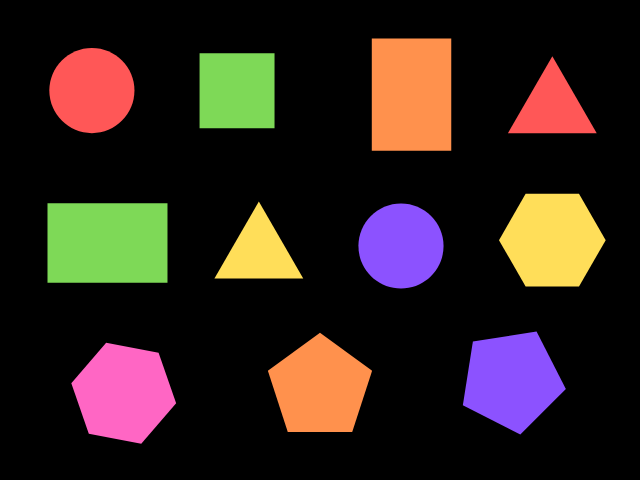
#> input picture Lab/fotos/figurasColores2.png, 640 x 480 px, found by its file name
$ python practica_4.py
#> lines starting #> are read from the running program, lines starting #| are printed output that depends on the picture; after the words box and inside, x2 and y2 are one past the last pixel; in counts of white or black regions, pixels touching at a corner belong together
import cv2

image = cv2.imread(r'fotos\figurasColores2.png')
#> image is the input picture: shape (480, 640, 3); mean B, G, R 29.4, 34.6, 48.1
gray_image = cv2.cvtColor(image, cv2.COLOR_BGRA2GRAY)
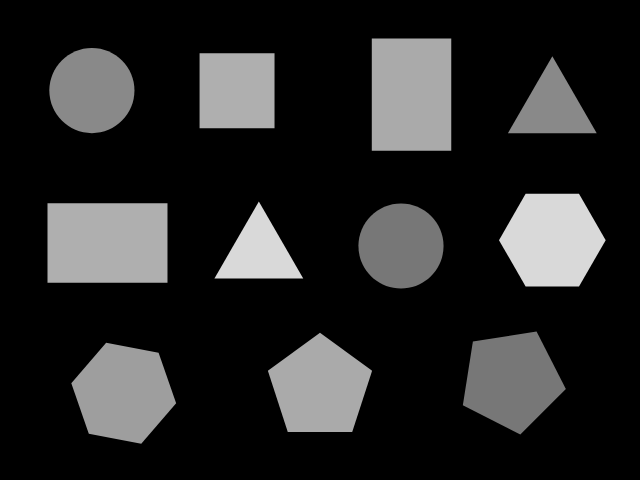
#> gray_image: shape (480, 640); min 0, max 217, mean 38
edges = cv2.Canny(gray_image, 10, 150)
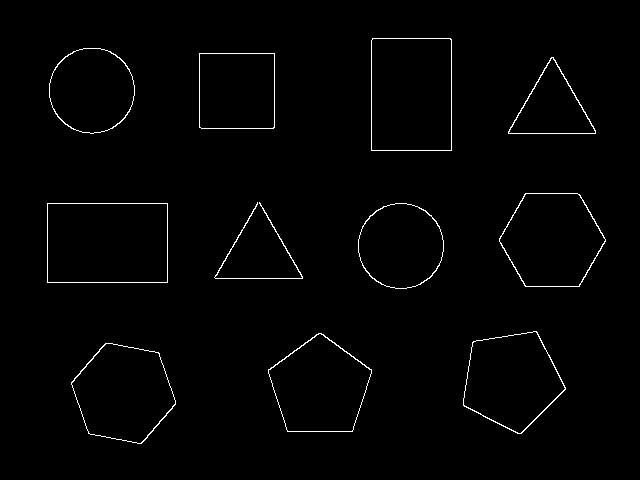
#> edges: shape (480, 640); 1.2% white in thin lines or dots, all inside (x1, y1, x2, y2) = (47, 38, 606, 444)
dilatate = cv2.dilate(edges, None, iterations=1)
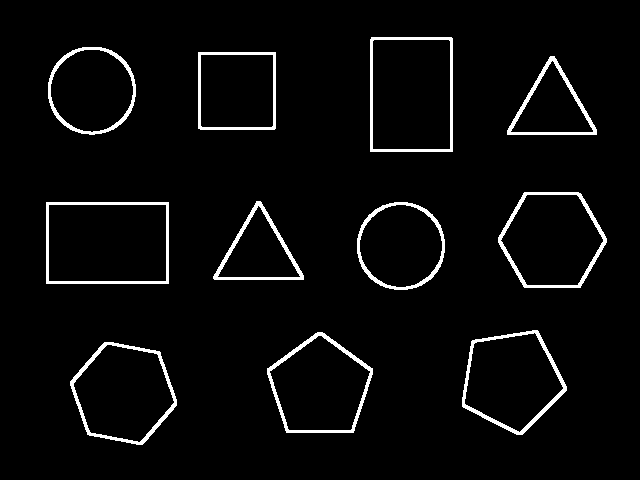
#> dilatate: shape (480, 640); 3.9% white; 11 white regions, largest, box (x1, y1, x2, y2) and area: (462, 330, 567, 435) 1200, (46, 202, 169, 284) 1194, (498, 192, 607, 288) 1183
erode = cv2.erode(dilatate, None, iterations=1)
contourns , _ = cv2.findContours(erode, cv2.RETR_EXTERNAL, cv2.CHAIN_APPROX_SIMPLE)
#> contourns = 11 contours; largest, box (x1, y1, x2, y2) and area: (47, 203, 168, 283) 9480, (371, 38, 452, 151) 8958, (499, 193, 606, 287) 7480, (71, 343, 176, 444) 7448, (463, 331, 566, 434) 7184

#> (the run stopped early here; a loop or call above may not have finished)
